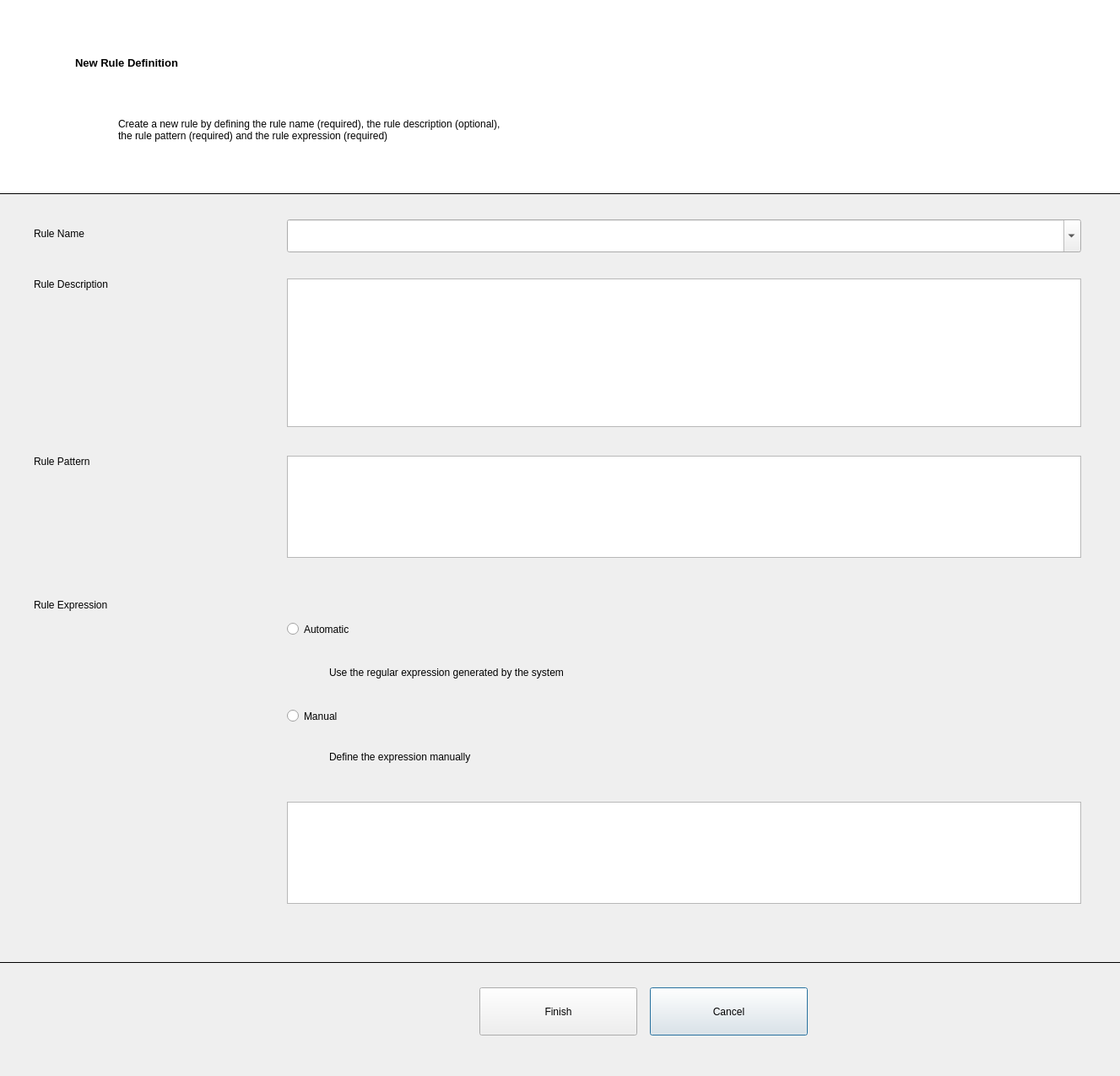
<?xml version="1.0" encoding="UTF-8"?>
<ui version="4.0">
 <class>Dialog</class>
 <widget class="QDialog" name="Dialog">
  <property name="geometry">
   <rect>
    <x>0</x>
    <y>0</y>
    <width>1327</width>
    <height>1275</height>
   </rect>
  </property>
  <property name="windowTitle">
   <string>Dialog</string>
  </property>
  <widget class="QLabel" name="label">
   <property name="geometry">
    <rect>
     <x>40</x>
     <y>320</y>
     <width>191</width>
     <height>33</height>
    </rect>
   </property>
   <property name="text">
    <string>Rule Description</string>
   </property>
  </widget>
  <widget class="QLabel" name="label_2">
   <property name="geometry">
    <rect>
     <x>40</x>
     <y>260</y>
     <width>131</width>
     <height>33</height>
    </rect>
   </property>
   <property name="text">
    <string>Rule Name</string>
   </property>
  </widget>
  <widget class="QFrame" name="frame">
   <property name="geometry">
    <rect>
     <x>-31</x>
     <y>-1</y>
     <width>1361</width>
     <height>231</height>
    </rect>
   </property>
   <property name="autoFillBackground">
    <bool>false</bool>
   </property>
   <property name="styleSheet">
    <string notr="true">background-color: rgb(255, 255, 255);</string>
   </property>
   <property name="frameShape">
    <enum>QFrame::Box</enum>
   </property>
   <property name="frameShadow">
    <enum>QFrame::Plain</enum>
   </property>
   <widget class="QLabel" name="title_label">
    <property name="geometry">
     <rect>
      <x>120</x>
      <y>50</y>
      <width>341</width>
      <height>51</height>
     </rect>
    </property>
    <property name="font">
     <font>
      <pointsize>10</pointsize>
      <weight>75</weight>
      <bold>true</bold>
     </font>
    </property>
    <property name="text">
     <string>New Rule Definition</string>
    </property>
    <property name="textFormat">
     <enum>Qt::AutoText</enum>
    </property>
   </widget>
   <widget class="QLabel" name="subtitle_label">
    <property name="geometry">
     <rect>
      <x>170</x>
      <y>90</y>
      <width>1171</width>
      <height>131</height>
     </rect>
    </property>
    <property name="font">
     <font>
      <pointsize>9</pointsize>
     </font>
    </property>
    <property name="text">
     <string>&lt;!DOCTYPE HTML PUBLIC &quot;-//W3C//DTD HTML 4.0//EN&quot; &quot;http://www.w3.org/TR/REC-html40/strict.dtd&quot;&gt;
&lt;html&gt;&lt;head&gt;&lt;meta name=&quot;qrichtext&quot; content=&quot;1&quot; /&gt;&lt;style type=&quot;text/css&quot;&gt;
p, li { white-space: pre-wrap; }
&lt;/style&gt;&lt;/head&gt;&lt;body style=&quot; font-family:'MS Shell Dlg 2'; font-size:9pt; font-weight:400; font-style:normal;&quot;&gt;
&lt;p style=&quot; margin-top:0px; margin-bottom:0px; margin-left:0px; margin-right:0px; -qt-block-indent:0; text-indent:0px;&quot;&gt;Create a new rule by defining the rule name (required), the rule description (optional), &lt;/p&gt;
&lt;p style=&quot; margin-top:0px; margin-bottom:0px; margin-left:0px; margin-right:0px; -qt-block-indent:0; text-indent:0px;&quot;&gt;the rule pattern (required) and the rule expression (required)&lt;/p&gt;&lt;/body&gt;&lt;/html&gt;</string>
    </property>
    <property name="textFormat">
     <enum>Qt::AutoText</enum>
    </property>
    <property name="indent">
     <number>1</number>
    </property>
   </widget>
  </widget>
  <widget class="QFrame" name="frame_2">
   <property name="geometry">
    <rect>
     <x>-40</x>
     <y>1140</y>
     <width>1411</width>
     <height>201</height>
    </rect>
   </property>
   <property name="frameShape">
    <enum>QFrame::Box</enum>
   </property>
   <property name="frameShadow">
    <enum>QFrame::Plain</enum>
   </property>
   <widget class="QPushButton" name="cancel_button">
    <property name="geometry">
     <rect>
      <x>810</x>
      <y>30</y>
      <width>187</width>
      <height>57</height>
     </rect>
    </property>
    <property name="text">
     <string>Cancel</string>
    </property>
   </widget>
   <widget class="QPushButton" name="finish_button">
    <property name="geometry">
     <rect>
      <x>608</x>
      <y>30</y>
      <width>187</width>
      <height>57</height>
     </rect>
    </property>
    <property name="acceptDrops">
     <bool>false</bool>
    </property>
    <property name="text">
     <string>Finish</string>
    </property>
    <property name="autoDefault">
     <bool>true</bool>
    </property>
    <property name="default">
     <bool>false</bool>
    </property>
    <property name="flat">
     <bool>false</bool>
    </property>
   </widget>
  </widget>
  <widget class="QLabel" name="label_3">
   <property name="geometry">
    <rect>
     <x>40</x>
     <y>530</y>
     <width>151</width>
     <height>33</height>
    </rect>
   </property>
   <property name="text">
    <string>Rule Pattern</string>
   </property>
  </widget>
  <widget class="QLabel" name="label_4">
   <property name="geometry">
    <rect>
     <x>40</x>
     <y>700</y>
     <width>201</width>
     <height>33</height>
    </rect>
   </property>
   <property name="text">
    <string>Rule Expression</string>
   </property>
  </widget>
  <widget class="QPlainTextEdit" name="pattern_plain_text_edit">
   <property name="geometry">
    <rect>
     <x>340</x>
     <y>540</y>
     <width>941</width>
     <height>121</height>
    </rect>
   </property>
  </widget>
  <widget class="QComboBox" name="rule_names_combo_box">
   <property name="geometry">
    <rect>
     <x>340</x>
     <y>260</y>
     <width>941</width>
     <height>39</height>
    </rect>
   </property>
   <property name="editable">
    <bool>true</bool>
   </property>
  </widget>
  <widget class="QPlainTextEdit" name="description_plain_text_edit">
   <property name="geometry">
    <rect>
     <x>340</x>
     <y>330</y>
     <width>941</width>
     <height>176</height>
    </rect>
   </property>
  </widget>
  <widget class="QRadioButton" name="auto_radio_button">
   <property name="geometry">
    <rect>
     <x>340</x>
     <y>730</y>
     <width>691</width>
     <height>31</height>
    </rect>
   </property>
   <property name="text">
    <string>Automatic</string>
   </property>
  </widget>
  <widget class="QRadioButton" name="manual_radio_button">
   <property name="geometry">
    <rect>
     <x>340</x>
     <y>830</y>
     <width>491</width>
     <height>37</height>
    </rect>
   </property>
   <property name="text">
    <string>Manual</string>
   </property>
  </widget>
  <widget class="QLabel" name="label_5">
   <property name="geometry">
    <rect>
     <x>390</x>
     <y>780</y>
     <width>641</width>
     <height>33</height>
    </rect>
   </property>
   <property name="text">
    <string>Use the regular expression generated by the system</string>
   </property>
  </widget>
  <widget class="QLabel" name="label_6">
   <property name="geometry">
    <rect>
     <x>390</x>
     <y>880</y>
     <width>431</width>
     <height>33</height>
    </rect>
   </property>
   <property name="text">
    <string>Define the expression manually</string>
   </property>
  </widget>
  <widget class="QPlainTextEdit" name="expression_plain_text_edit">
   <property name="geometry">
    <rect>
     <x>340</x>
     <y>950</y>
     <width>941</width>
     <height>121</height>
    </rect>
   </property>
  </widget>
 </widget>
 <resources/>
 <connections/>
</ui>
